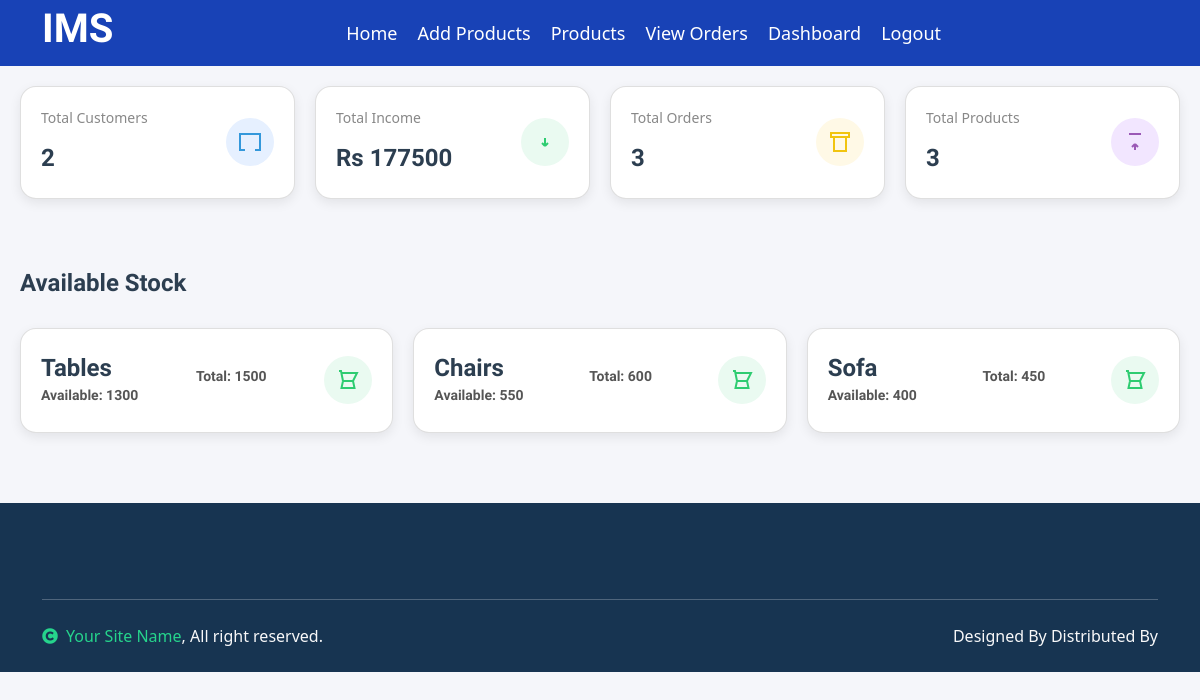
Screenshot of /dashboard/ (signed in) with the database file from the repository.
### Inventory_App/models.py (models this page shows, shortened)
class Products(models.Model):
    name = models.CharField(max_length=100)
    price = models.DecimalField(max_digits=10, decimal_places=2)
    description = models.TextField()
    company = models.ForeignKey(Company, on_delete=models.CASCADE)
    created_at = models.DateTimeField(auto_now_add=True, null=True)
    quantity = models.IntegerField()
    total_qty = models.IntegerField(null=True)
    class Meta:
        db_table = 'Products'

### Inventory_App/views.py (the view)
# urls.py: path('dashboard/', views.dashboard, name='dashboard'),
def dashboard(request):
    login = request.session['login']
    email = request.session['email']
    company_orders = Orders.objects.filter(product__company__email=email)
    unique_customers_count = company_orders.values('customer').distinct().count()
    total_orders = company_orders.count()
    income = Orders.objects.filter(product__company__email=email,status='Accepted')
    total_income = income.aggregate(total_income=Sum('total_price'))['total_income'] or 0
    total_products = Products.objects.filter(company__email=email).count()
    products = Products.objects.filter(company__email=email)
    context = {
        'login': login,
        'unique_customers_count': unique_customers_count,
        'total_orders': total_orders,
        'total_income': total_income,
        'total_products': total_products,
        'products': products
    }
    return render(request, 'dashboard.html', context)

### templates/dashboard.html (shortened to what this page needs)
{% extends "home.html" %}
{% block content %}
<head>
</head>
<body>
  <div class="dashboard">
    <div class="card">
      <div class="card-content">
        <div>
          <p>Total Customers</p>
          <h2>{{ unique_customers_count }}</h2>
        </div>
        <div class="icon-box">
          <svg fill="none" stroke="currentColor" stroke-width="2" viewBox="0 0 24 24">
            <path d="M17 20h5V4H2v16h5" />
          </svg>
        </div>
      </div>
    </div>
    <div class="card">
      <div class="card-content">
        <div>
          <p>Total Income</p>
          <h2>Rs {{ total_income }}</h2>
        </div>
        <div class="icon-box green">
          <svg fill="none" stroke="currentColor" stroke-width="2" viewBox="0 0 24 24">
            <path d="M12 8v8m0 0l-3-3m3 3l3-3" />
          </svg>
        </div>
      </div>
    </div>
    <a href="{% url 'vieworders' %}" class="card">
      <div class="card-content">
        <div>
          <p>Total Orders</p>
          <h2>{{ total_orders }}</h2>
        </div>
        <div class="icon-box yellow">
          <svg fill="none" stroke="currentColor" stroke-width="2" viewBox="0 0 24 24">
            <path d="M3 3h18v4H3z M6 7v14h12V7" />
          </svg>
        </div>
      </div>
    </a>
    <a href="{% url 'myproducts' %}" class="card">
      <div class="card-content">
        <div>
          <p>Total Products</p>
          <h2>{{ total_products }}</h2>
        </div>
        <div class="icon-box purple">
          <svg fill="none" stroke="currentColor" stroke-width="2" viewBox="0 0 24 24">
            <path d="M12 20v-6m0 0l-3 3m3-3l3 3M6 4h12" />
          </svg>
        </div>
      </div>
    </a>
  </div>
  <h2 class="section-heading">Available Stock</h2>
  <div class="dashboard">
    {% for i in products %}
    <div class="card">
      <div class="card-content">
        <div>
          <h2>{{ i.name }}</h2>
          <h6>Available: {{ i.quantity }}</h6>
        </div>
        <div>
          <h6>Total: {{ i.total_qty }}</h6>
        </div>
        <div class="icon-box green">
          <svg fill="none" stroke="currentColor" stroke-width="2" viewBox="0 0 24 24">
            <path d="M3 3h2l.4 2M7 13h10l4-8H5.4M7 13L5.4 5M7 13l-1.5 7h13l-1.5-7" />
          </svg>
        </div>
      </div>
    </div>
    {% endfor %}
  </div>
</body>
{% endblock %}

### templates/dashboard.html (style rules this page uses)
* { box-sizing: border-box; margin: 0; padding: 0; }
body { font-family: 'Segoe UI', Tahoma, Geneva, Verdana, sans-serif; background-color: #f5f6fa; }
.dashboard { display: grid; grid-template-columns: repeat(auto-fit, minmax(250px, 1fr)); gap: 20px; padding: 20px; margin-bottom: 50px; }
.card { background-color: #fff; border-radius: 16px; padding: 20px; box-shadow: 0 4px 12px rgba(0, 0, 0, 0.08); transition: box-shadow 0.3s ease; text-decoration: none; color: inherit; }
.card-content { display: flex; align-items: center; justify-content: space-between; }
.card h2 { font-size: 24px; color: #2c3e50; margin: 5px 0; }
.card p { color: #888; font-size: 14px; }
.card h6 { font-size: 14px; color: #555; }
.icon-box { background-color: #e6f0ff; border-radius: 50%; padding: 12px; display: flex; align-items: center; justify-content: center; }
.icon-box svg { width: 24px; height: 24px; stroke: #3498db; }
.green { background-color: #eafaf1; }
.green svg { stroke: #2ecc71; }
.yellow { background-color: #fff9e6; }
.yellow svg { stroke: #f1c40f; }
.purple { background-color: #f2e6ff; }
.purple svg { stroke: #9b59b6; }
.section-heading { font-size: 24px; margin: 30px 20px 10px; color: #2c3e50; }

### rows the page displays
Products: name "Tables", quantity "1300", total_qty "1500"
Products: name "Chairs", quantity "550", total_qty "600"
Products: name "Sofa", quantity "400", total_qty "450"

### other values shown
{{ unique_customers_count }} "2"
{{ total_income }} "177500"
{{ total_orders }} "3"
{{ total_products }} "3"
